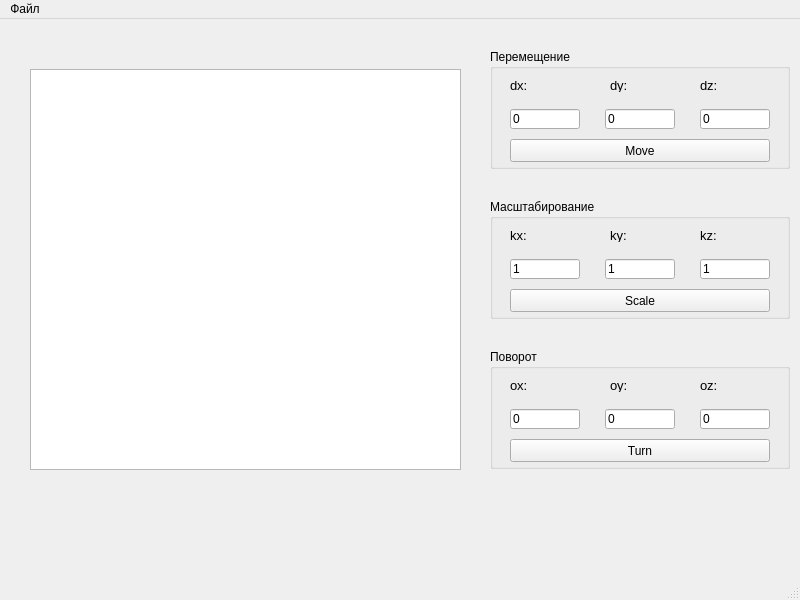
<?xml version="1.0" encoding="UTF-8"?>
<ui version="4.0">
 <class>MainWindow</class>
 <widget class="QMainWindow" name="MainWindow">
  <property name="geometry">
   <rect>
    <x>0</x>
    <y>0</y>
    <width>800</width>
    <height>600</height>
   </rect>
  </property>
  <property name="windowTitle">
   <string>MainWindow</string>
  </property>
  <widget class="QWidget" name="centralwidget">
   <widget class="QGraphicsView" name="graphicsView">
    <property name="geometry">
     <rect>
      <x>30</x>
      <y>50</y>
      <width>431</width>
      <height>401</height>
     </rect>
    </property>
   </widget>
   <widget class="QGroupBox" name="group_Move_2">
    <property name="geometry">
     <rect>
      <x>490</x>
      <y>180</y>
      <width>300</width>
      <height>120</height>
     </rect>
    </property>
    <property name="title">
     <string>Масштабирование</string>
    </property>
    <widget class="QLineEdit" name="lineEdit_ScaleX">
     <property name="geometry">
      <rect>
       <x>20</x>
       <y>60</y>
       <width>70</width>
       <height>20</height>
      </rect>
     </property>
     <property name="text">
      <string>1</string>
     </property>
    </widget>
    <widget class="QLineEdit" name="lineEdit_ScaleY">
     <property name="geometry">
      <rect>
       <x>115</x>
       <y>60</y>
       <width>70</width>
       <height>20</height>
      </rect>
     </property>
     <property name="text">
      <string>1</string>
     </property>
    </widget>
    <widget class="QLineEdit" name="lineEdit_ScaleZ">
     <property name="geometry">
      <rect>
       <x>210</x>
       <y>60</y>
       <width>70</width>
       <height>20</height>
      </rect>
     </property>
     <property name="text">
      <string>1</string>
     </property>
    </widget>
    <widget class="QPushButton" name="button_Scale">
     <property name="geometry">
      <rect>
       <x>20</x>
       <y>90</y>
       <width>260</width>
       <height>23</height>
      </rect>
     </property>
     <property name="text">
      <string>Scale</string>
     </property>
    </widget>
    <widget class="QLabel" name="label_ScaleX">
     <property name="geometry">
      <rect>
       <x>20</x>
       <y>30</y>
       <width>45</width>
       <height>13</height>
      </rect>
     </property>
     <property name="font">
      <font>
       <pointsize>10</pointsize>
      </font>
     </property>
     <property name="text">
      <string>kx:</string>
     </property>
    </widget>
    <widget class="QLabel" name="label_ScaleY">
     <property name="geometry">
      <rect>
       <x>120</x>
       <y>30</y>
       <width>45</width>
       <height>13</height>
      </rect>
     </property>
     <property name="font">
      <font>
       <pointsize>10</pointsize>
      </font>
     </property>
     <property name="text">
      <string>ky:</string>
     </property>
    </widget>
    <widget class="QLabel" name="label_ScaleZ">
     <property name="geometry">
      <rect>
       <x>210</x>
       <y>30</y>
       <width>45</width>
       <height>13</height>
      </rect>
     </property>
     <property name="font">
      <font>
       <pointsize>10</pointsize>
      </font>
     </property>
     <property name="text">
      <string>kz:</string>
     </property>
    </widget>
   </widget>
   <widget class="QGroupBox" name="group_Move_3">
    <property name="geometry">
     <rect>
      <x>490</x>
      <y>330</y>
      <width>300</width>
      <height>120</height>
     </rect>
    </property>
    <property name="title">
     <string>Поворот</string>
    </property>
    <widget class="QLineEdit" name="lineEdit_TurnX">
     <property name="geometry">
      <rect>
       <x>20</x>
       <y>60</y>
       <width>70</width>
       <height>20</height>
      </rect>
     </property>
     <property name="text">
      <string>0</string>
     </property>
    </widget>
    <widget class="QLineEdit" name="lineEdit_TurnY">
     <property name="geometry">
      <rect>
       <x>115</x>
       <y>60</y>
       <width>70</width>
       <height>20</height>
      </rect>
     </property>
     <property name="text">
      <string>0</string>
     </property>
    </widget>
    <widget class="QLineEdit" name="lineEdit_TurnZ">
     <property name="geometry">
      <rect>
       <x>210</x>
       <y>60</y>
       <width>70</width>
       <height>20</height>
      </rect>
     </property>
     <property name="text">
      <string>0</string>
     </property>
    </widget>
    <widget class="QPushButton" name="button_Turn">
     <property name="geometry">
      <rect>
       <x>20</x>
       <y>90</y>
       <width>260</width>
       <height>23</height>
      </rect>
     </property>
     <property name="text">
      <string>Turn</string>
     </property>
    </widget>
    <widget class="QLabel" name="label_TurnX">
     <property name="geometry">
      <rect>
       <x>20</x>
       <y>30</y>
       <width>45</width>
       <height>13</height>
      </rect>
     </property>
     <property name="font">
      <font>
       <pointsize>10</pointsize>
      </font>
     </property>
     <property name="text">
      <string>ox:</string>
     </property>
    </widget>
    <widget class="QLabel" name="label_TurnY">
     <property name="geometry">
      <rect>
       <x>120</x>
       <y>30</y>
       <width>45</width>
       <height>13</height>
      </rect>
     </property>
     <property name="font">
      <font>
       <pointsize>10</pointsize>
      </font>
     </property>
     <property name="text">
      <string>oy:</string>
     </property>
    </widget>
    <widget class="QLabel" name="label_TurnZ">
     <property name="geometry">
      <rect>
       <x>210</x>
       <y>30</y>
       <width>45</width>
       <height>13</height>
      </rect>
     </property>
     <property name="font">
      <font>
       <pointsize>10</pointsize>
      </font>
     </property>
     <property name="text">
      <string>oz:</string>
     </property>
    </widget>
   </widget>
   <widget class="QGroupBox" name="group_Move">
    <property name="geometry">
     <rect>
      <x>490</x>
      <y>30</y>
      <width>300</width>
      <height>120</height>
     </rect>
    </property>
    <property name="title">
     <string>Перемещение </string>
    </property>
    <widget class="QLineEdit" name="lineEdit_MoveX">
     <property name="geometry">
      <rect>
       <x>20</x>
       <y>60</y>
       <width>70</width>
       <height>20</height>
      </rect>
     </property>
     <property name="text">
      <string>0</string>
     </property>
    </widget>
    <widget class="QLineEdit" name="lineEdit_MoveY">
     <property name="geometry">
      <rect>
       <x>115</x>
       <y>60</y>
       <width>70</width>
       <height>20</height>
      </rect>
     </property>
     <property name="text">
      <string>0</string>
     </property>
    </widget>
    <widget class="QLineEdit" name="lineEdit_MoveZ">
     <property name="geometry">
      <rect>
       <x>210</x>
       <y>60</y>
       <width>70</width>
       <height>20</height>
      </rect>
     </property>
     <property name="text">
      <string>0</string>
     </property>
    </widget>
    <widget class="QPushButton" name="button_Move">
     <property name="geometry">
      <rect>
       <x>20</x>
       <y>90</y>
       <width>260</width>
       <height>23</height>
      </rect>
     </property>
     <property name="text">
      <string>Move</string>
     </property>
    </widget>
    <widget class="QLabel" name="label_MoveX">
     <property name="geometry">
      <rect>
       <x>20</x>
       <y>30</y>
       <width>45</width>
       <height>13</height>
      </rect>
     </property>
     <property name="font">
      <font>
       <pointsize>10</pointsize>
      </font>
     </property>
     <property name="text">
      <string>dx:</string>
     </property>
    </widget>
    <widget class="QLabel" name="label_MoveY">
     <property name="geometry">
      <rect>
       <x>120</x>
       <y>30</y>
       <width>45</width>
       <height>13</height>
      </rect>
     </property>
     <property name="font">
      <font>
       <pointsize>10</pointsize>
      </font>
     </property>
     <property name="text">
      <string>dy:</string>
     </property>
    </widget>
    <widget class="QLabel" name="label_MoveZ">
     <property name="geometry">
      <rect>
       <x>210</x>
       <y>30</y>
       <width>45</width>
       <height>13</height>
      </rect>
     </property>
     <property name="font">
      <font>
       <pointsize>10</pointsize>
      </font>
     </property>
     <property name="text">
      <string>dz:</string>
     </property>
    </widget>
   </widget>
  </widget>
  <widget class="QMenuBar" name="menubar">
   <property name="geometry">
    <rect>
     <x>0</x>
     <y>0</y>
     <width>800</width>
     <height>21</height>
    </rect>
   </property>
   <widget class="QMenu" name="menuLR_1">
    <property name="title">
     <string>Файл</string>
    </property>
    <addaction name="action"/>
   </widget>
   <addaction name="menuLR_1"/>
  </widget>
  <widget class="QStatusBar" name="statusbar"/>
  <action name="action">
   <property name="text">
    <string>Загрузить</string>
   </property>
  </action>
 </widget>
 <resources/>
 <connections/>
</ui>
